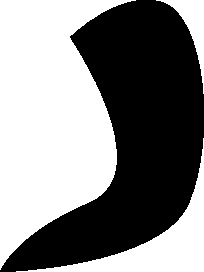
%> input picture assets/testpath.png, 204 x 272 px
$ octave im2bz.m   (GNU Octave 9; MATLAB toolbox functions it lacks are replaced by stand-ins)
%> lines starting %> are read from the running program, lines starting %| are printed output that depends on the picture; in (x1, y1, x2, y2) boxes, pixels count from 0 and x2, y2 are one past the last pixel; in counts of white or black regions, pixels touching at a corner belong together; the program's own positions count from 1
img = imread('../assets/testpath.png');
%> img is the input picture: size 272x204x3 uint8; 51.8% white; 1 black region, box (x1, y1, x2, y2) and area: (0, 0, 204, 272) 26757
img = ~im2bw(img, 0.5);
bw_rem = bwmorph(img,'remove');
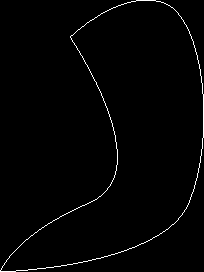
%> bw_rem: size 272x204 logical; 1.4% white in thin lines or dots

[c_x, c_y] = find(bw_rem == 1);
%> c_x = 758 values from 1 to 272; c_y = 758 values from 1 to 204

A = [c_x, c_y];
%> A = 758 rows, first 12: [271 1; 272 1; 269 2; 270 2; 272 2; 267 3; 268 3; 272 3; 266 4; 272 4; 264 5; 265 5]

[~,rm,~] = unique(A(:,2), 'stable');
%> rm = 204 values from 1 to 715

uniques = A(rm, :);
%> uniques = 204 rows, first 12: [271 1; 269 2; 267 3; 266 4; 264 5; 263 6; 261 7; 260 8; 259 9; 257 10; 256 11; 255 12]

plot(A(:, 1)', A(:, 2)', 'yo')
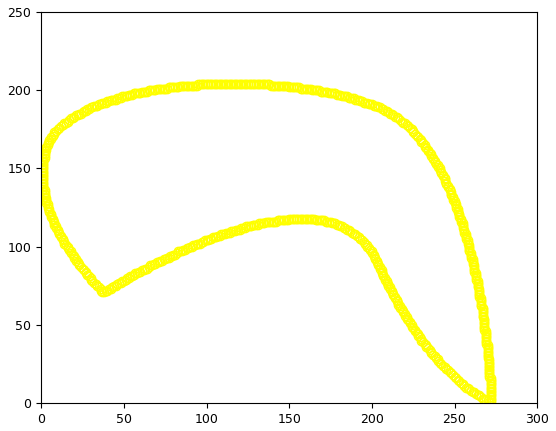
%> figure redrawn from the program's plot data
%> (the run ends here)
